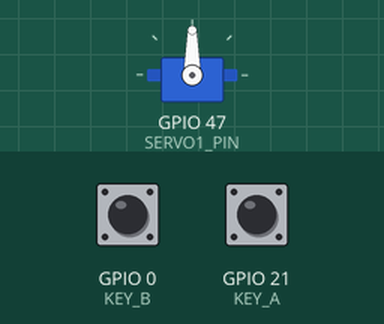
This program was run on a simulated ESP32-S3. Shown: servo. The inputs (shaded band) are chosen by the test bench; at power-on: GPIO 21 (KEY_A) HIGH, GPIO 0 (KEY_B) HIGH. What the program prints to the serial monitor is not drawn.

Above: at 3.2 s.
3.3 s: GPIO 21 (KEY_A) pulled LOW for 0.15 s
At 4.5 s:
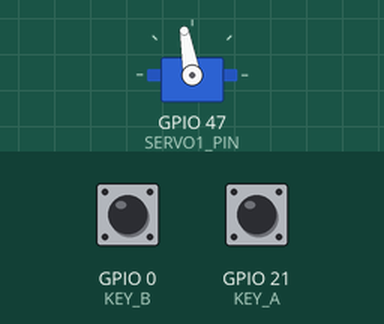
4.9 s: GPIO 0 (KEY_B) pulled LOW for 0.15 s
At 5.8 s:
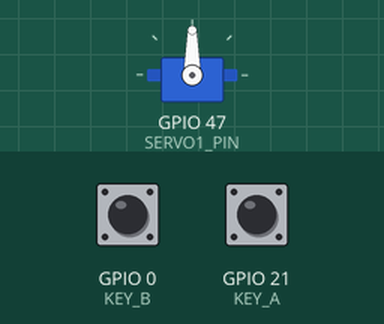
6.5 s: GPIO 0 (KEY_B) pulled LOW for 1 s
At 6.9 s:
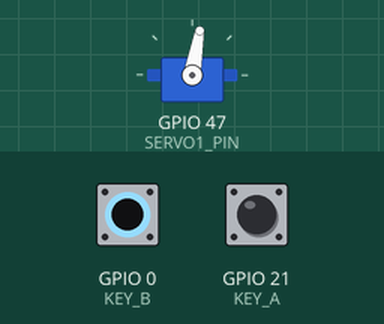
9.0 s: GPIO 0 (KEY_B) pulled LOW for 0.15 s
At 10.2 s:
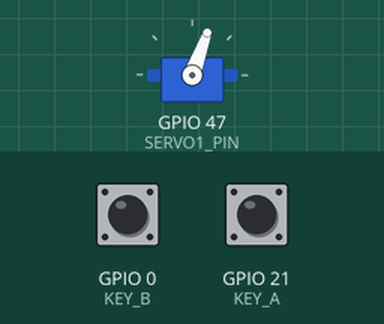
10.6 s: GPIO 21 (KEY_A) pulled LOW for 1 s
At 11.3 s:
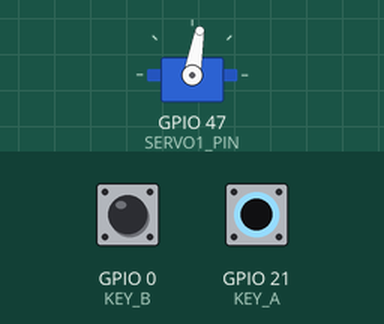
13.1 s: GPIO 0 (KEY_B) pulled LOW for 3.2 s
At 14.3 s:
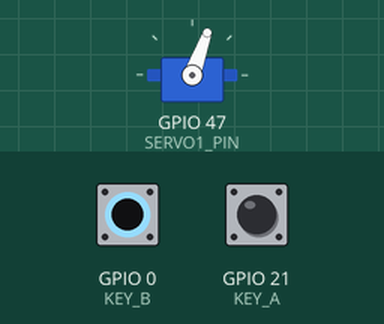
Timing chart, 0 to 16.1 s (numbered marks = the images above; inputs shaded):
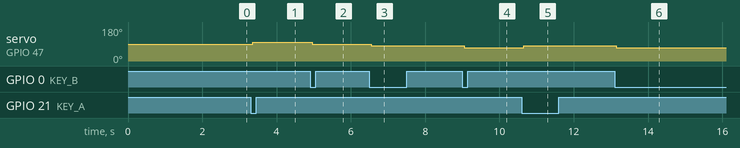

The program:

main.cpp
```cpp
/*
 * 未来科技盒 3.0 - AB按键控制舵机S1
 *
 * 功能说明：
 *   - 按下 KEY_A：舵机角度增加 10°
 *   - 按下 KEY_B：舵机角度减少 10°
 *   - 舵机角度范围：0° ~ 180°
 *   - 初始角度：90°（中间位置）
 *
 * 硬件连接：
 *   - 舵机 S1 → GPIO47
 *   - KEY_A → GPIO21（内部上拉，按下为 LOW）
 *   - KEY_B → GPIO0 （内部上拉，按下为 LOW）
 */

#include <Arduino.h>
#include <ESP32Servo.h>
#include "pins.h"

Servo servo1;

int currentAngle = 90;       // 当前舵机角度
const int ANGLE_STEP = 10;   // 每次按键改变的角度
const int ANGLE_MIN = 0;     // 最小角度
const int ANGLE_MAX = 180;   // 最大角度

bool lastKeyA = HIGH;
bool lastKeyB = HIGH;

void setup() {
  Serial.begin(115200);
  delay(2000);  // 等待 USB 串口稳定

  // 初始化按键（内部上拉）
  pinMode(KEY_A, INPUT_PULLUP);
  pinMode(KEY_B, INPUT_PULLUP);

  // 初始化舵机
  servo1.attach(SERVO1_PIN);
  servo1.write(currentAngle);

  Serial.println("=== AB按键控制舵机S1 ===");
  Serial.println("KEY_A: 角度增加 10°");
  Serial.println("KEY_B: 角度减少 10°");
  Serial.printf("初始角度: %d°\n", currentAngle);
  Serial.println("========================");
}

void loop() {
  bool currentKeyA = digitalRead(KEY_A);
  bool currentKeyB = digitalRead(KEY_B);

  // 检测 KEY_A 按下（下降沿）
  if (lastKeyA == HIGH && currentKeyA == LOW) {
    delay(50);  // 消抖
    if (digitalRead(KEY_A) == LOW) {  // 确认按下
      currentAngle += ANGLE_STEP;
      if (currentAngle > ANGLE_MAX) {
        currentAngle = ANGLE_MAX;
      }
      servo1.write(currentAngle);
      Serial.printf("KEY_A 按下 → 角度: %d°\n", currentAngle);
    }
  }

  // 检测 KEY_B 按下（下降沿）
  if (lastKeyB == HIGH && currentKeyB == LOW) {
    delay(50);  // 消抖
    if (digitalRead(KEY_B) == LOW) {  // 确认按下
      currentAngle -= ANGLE_STEP;
      if (currentAngle < ANGLE_MIN) {
        currentAngle = ANGLE_MIN;
      }
      servo1.write(currentAngle);
      Serial.printf("KEY_B 按下 → 角度: %d°\n", currentAngle);
    }
  }

  lastKeyA = currentKeyA;
  lastKeyB = currentKeyB;

  delay(10);  // 防止循环过快
}
```

pins.h
```cpp
#ifndef PINS_H
#define PINS_H

// 按键引脚
#define KEY_A   21    // 按下时 LOW
#define KEY_B   0     // 按下时 LOW（兼 BOOT）

// 舵机引脚
#define SERVO1_PIN  47  // S1 舵机
#define SERVO2_PIN  48  // S2 舵机

#endif
```

Measured:
- after the input at 3.3 s, servo on GPIO 47 (SERVO1_PIN): 90° → 100° after 0.06 s
- after the input at 4.9 s, servo on GPIO 47 (SERVO1_PIN): 100° → 90° after 0.05 s
- after the input at 6.5 s, servo on GPIO 47 (SERVO1_PIN): 90° → 80° after 0.05 s
- after the input at 9.0 s, servo on GPIO 47 (SERVO1_PIN): 80° → 70° after 0.06 s
- after the input at 10.6 s, servo on GPIO 47 (SERVO1_PIN): 70° → 80° after 0.05 s
- after the input at 13.1 s, servo on GPIO 47 (SERVO1_PIN): 80° → 70° after 0.05 s
